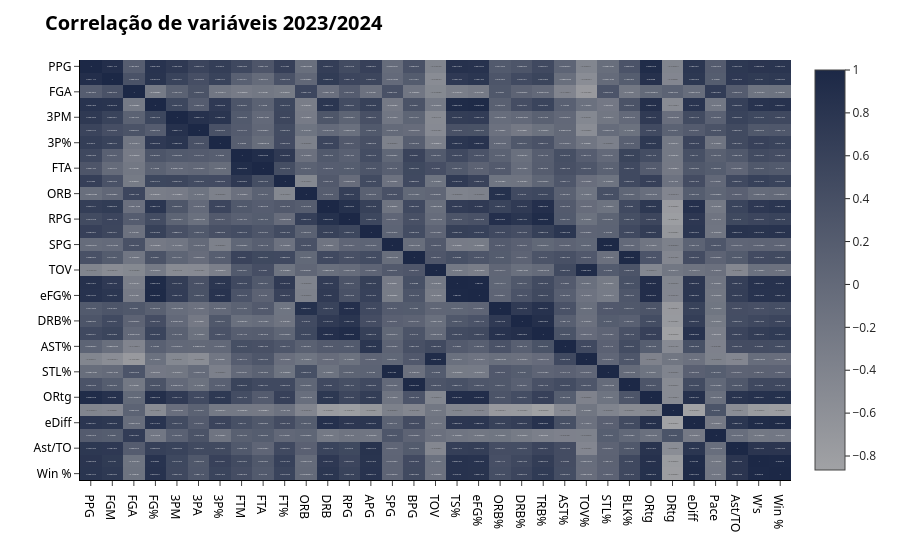

The notebook cell this image was saved under:
### Markdown cell above
## Correlação de estatísticas para a temporada 2023/2024

### Code cell
# Criar a variável que calcula as correlações entre valores das colunas
corr_23 = df_23.select_dtypes(include = ['number']).corr()

# Criar o gráfico para visualização do resultado e insights
fig = px.imshow(
    corr_23,
    text_auto = True,
    aspect = 'auto',
    color_continuous_scale=color_scale
)
fig.update_layout(
    template = "simple_white",
    xaxis=dict(
        title=dict(
            font=dict(family="Segoe UI", color="black")),
        tickfont=dict(family="Segoe UI", color="black"),
        linecolor="black",
    ),
    yaxis=dict(
        title=dict(
            font=dict(family="Segoe UI", color="black")),
        tickfont=dict(family="Segoe UI", color="black"),
        linecolor="black",
    ),
    title =dict(
        text="<b>Correlação de variáveis 2023/2024<b>",
        font=dict(family="Segoe UI", size=20, color="black")
    )
)
fig.show()

### Figure 1 — Plotly figure (JSON) as saved in the notebook; plotly's stock layout.template omitted (floating-point values rounded to 4 significant figures; data arrays with more than 128 entries replaced by an {"elided": "..."} marker saying what was removed)
{"data": [{"coloraxis": "coloraxis", "name": "0", "texttemplate": "%{z}", "x": ["PPG", "FGM", "FGA", "FG%", "3PM", "3PA", "3P%", "FTM", "FTA", "FT%", "ORB", "DRB", "RPG", "APG", "SPG", "BPG", "TOV", "TS%", "eFG%", "ORB%", "DRB%", "TRB%", "AST%", "TOV%", "STL%", "BLK%", "ORtg", "DRtg", "eDiff", "Pace", "Ast/TO", "W's", "Win %"], "y": ["PPG", "FGM", "FGA", "FG%", "3PM", "3PA", "3P%", "FTM", "FTA", "FT%", "ORB", "DRB", "RPG", "APG", "SPG", "BPG", "TOV", "TS%", "eFG%", "ORB%", "DRB%", "TRB%", "AST%", "TOV%", "STL%", "BLK%", "ORtg", "DRtg", "eDiff", "Pace", "Ast/TO", "W's", "Win %"], "z": {"elided": "33x33 float values"}, "type": "heatmap", "xaxis": "x", "yaxis": "y", "hovertemplate": "x: %{x}<br>y: %{y}<br>color: %{z}<extra></extra>"}], "layout": {"xaxis": {"anchor": "y", "domain": [0.0, 1.0], "title": {"font": {"family": "Segoe UI", "color": "black"}}, "tickfont": {"family": "Segoe UI", "color": "black"}, "linecolor": "black"}, "yaxis": {"anchor": "x", "domain": [0.0, 1.0], "autorange": "reversed", "title": {"font": {"family": "Segoe UI", "color": "black"}}, "tickfont": {"family": "Segoe UI", "color": "black"}, "linecolor": "black"}, "coloraxis": {"colorscale": [[0, "#A1A2A5"], [1, "#1C2846"]]}, "margin": {"t": 60}, "title": {"font": {"family": "Segoe UI", "size": 20, "color": "black"}, "text": "<b>Correlação de variáveis 2023/2024<b>"}}}
